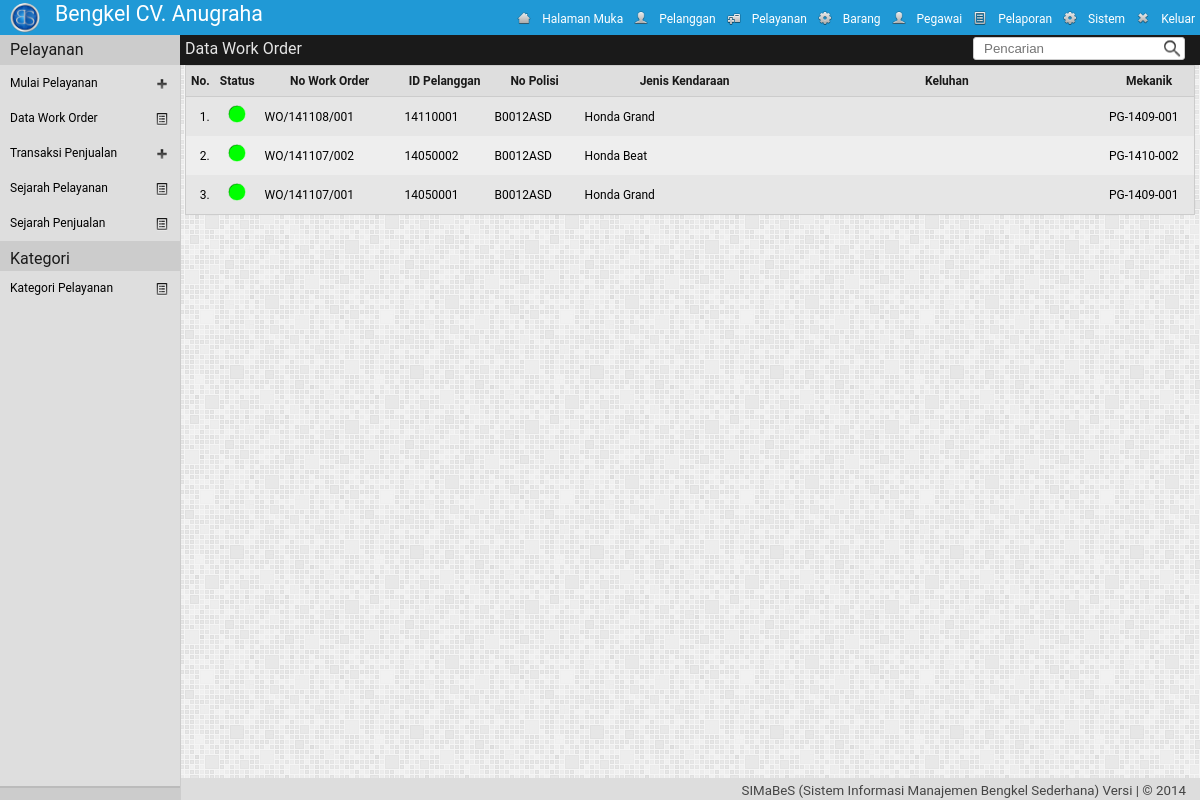
/adm/?mod=pelayanan&h=wo (signed in), run on the app's committed database.
### tables this page shows
CREATE TABLE IF NOT EXISTS `pengaturan` (
`id` int(1) NOT NULL,
  `nm_bengkel` varchar(30) NOT NULL,
  `telp1` varchar(30) NOT NULL,
  `telp2` varchar(30) NOT NULL,
  `almt_bengkel` text NOT NULL,
  `logo_bengkel` text NOT NULL,
  `tentang_bengkel` text NOT NULL
);

CREATE TABLE IF NOT EXISTS `akses_pengguna` (
  `kel_id` int(2) NOT NULL,
  `id_menu` int(2) NOT NULL,
  `r` enum('0','1') NOT NULL
);

CREATE TABLE IF NOT EXISTS `menu` (
  `id_menu` int(2) NOT NULL,
  `nm_menu` varchar(20) NOT NULL,
  `class` varchar(10) NOT NULL,
  `links` text NOT NULL,
  `icon` text NOT NULL,
  `value` text NOT NULL
);

CREATE TABLE IF NOT EXISTS `ply_wo` (
  `no_wo` varchar(25) NOT NULL,
  `id_plg` int(8) NOT NULL,
  `tgl_wo` date NOT NULL,
  `no_polisi` varchar(15) NOT NULL,
  `no_mesin` varchar(20) NOT NULL,
  `jns_kendaraan` varchar(50) NOT NULL,
  `km_terakhir` varchar(12) NOT NULL,
  `keluhan` text NOT NULL,
  `saran` text NOT NULL,
  `id_peg` varchar(11) NOT NULL,
  `status` enum('0','1','2','3') NOT NULL,
  `wkt_ubah` datetime NOT NULL
);

### adm/pelayanan/class.php (called while the page is built, shortened)
<?php
class pelayanan{
	function tampil_wo(){
		if($_SESSION['kel_id'] == 5){$qry = "SELECT * FROM ply_wo  WHERE status='0' OR status='1' ORDER BY no_wo DESC";}
		elseif($_SESSION['kel_id'] == 3){$qry = "SELECT * FROM ply_wo  WHERE status='2' OR status='3' ORDER BY no_wo DESC";}
		elseif(!empty($_GET['cari'])){$cari = $_GET['cari'];$qry = "SELECT * FROM ply_wo WHERE no_wo='".$cari."' OR id_plg='".$cari."'	OR no_polisi='".$cari."' OR id_peg='".$cari."' ORDER BY no_wo DESC";}
		else{$qry = "SELECT * FROM ply_wo ORDER BY no_wo DESC";}
		$run = mysql_query($qry) or die (mysql_error());
		if(mysql_num_rows($run)>0){
		while($row = mysql_fetch_array($run))
			$data[] = $row;
			return $data;
		}
	}
}
?>

### adm/pelayanan/data_wo.php (the view, shortened to what this page needs)
<?php
$lokasi="Data Work Order";
$ply = new pelayanan();
$tampil = $ply->tampil_wo();
$jml = count($tampil);
	echo '
	<div class="konten">
	<div class="lokasi"><label>'.$lokasi.'</label>
		<div class="kanan2">
		<form action="" method="get" name="fpencarian" id="fpencarian">
		<input name="mod" value="pelayanan"  type="hidden" >
		<input name="h" value="wo"  type="hidden" >
		<input name="cari" value="';if(!empty($_GET['cari'])){echo $_GET['cari'];} echo'" id="cari" size="20" maxlength="50" class="text-pencarian" type="text"  placeholder="Pencarian" title=" No. WO | ID Pelanggan | No. Polisi | ID Pegawai" >
		</form>
		</div>
	</div>
	<form class="form1" method="POST" action="" enctype="multipart/form-data"  name="wo" >
	<table class="table" cellpadding="5" cellspacing="0" border="0">
	<tr><th width="10px">No.</th><th width="20px">Status</th><th width="130px">No Work Order</th><th width="80px">ID Pelanggan</th><th width="80px">No Polisi</th><th width="200px">Jenis Kendaraan</th><th>Keluhan</th><th width="80px">Mekanik</th></tr>';
	$no=0;
	if($jml >0){
	foreach($tampil as $data){
		$kolom= ($no%2 == 1)? "kolom-ganjil" : "kolom-genap";
		$no++;
		if($data['status'] == 0 ) $img = "0.png";
		elseif($data['status'] == 1) $img = "1.png";
		elseif ($data['status'] == 2) $img = "2.png";
		else $img = "3.png";
	echo'
	<tr class="'.$kolom.'">
		<td align="right">'.$no.'.</td>
		<td align="center"><a href="?mod='.$_GET['mod'].'&h=transaksi&id='.$data['status'].'&no_wo='.$data['no_wo'].'"><img src="../img/'.$img.'" height="24px" width="24px"></a></td>
		<td>'.$data['no_wo'].'</td><td>'.$data['id_plg'].'</td><td>'.$data['no_polisi'].'</td><td>'.$data['jns_kendaraan'].'</td><td>'.$data['keluhan'].'</td><td>'.$data['id_peg'].'</td>
	</tr>';
	}
}
elseif(count($tampil)==0  && !empty($_GET['cari'])){
	echo "<script type='text/javascript'> toastr.warning('Pencarian [".$_GET['cari']."] tidak ditemukan ! <button class=\'perbaharui\' onclick=\' history.back()\'>OK</button>', 'SIMaBeS');</script>";
	echo "<tr><td colspan='8'>-- Pencarian [".$_GET['cari']."] tidak ditemukan --</td></tr>";
}
else{
	echo "<script type='text/javascript'>toastr.warning('".$lokasi." kosong!', 'SIMaBeS');</script>";
	echo "<tr><td colspan='8'>-- Data Kosong --</td></tr>";
}
echo '</table></form></div>';
?>

### adm/header.php
<?php
	$qpeng=mysql_query("SELECT * FROM pengaturan  LIMIT 1");
	$dpeng=mysql_fetch_object($qpeng);
	$qmenu="select id_menu  from akses_pengguna where  kel_id='".$_SESSION['kel_id']."' AND r='1' ";
	$dmenu=mysql_query($qmenu) or die (mysql_error());
echo'
<!DOCTYPE html PUBLIC "-//W3C//DTD XHTML 1.0 Strict//EN"
	"http://www.w3.org/TR/xhtml1/DTD/xhtml1-strict.dtd">
<html xmlns="http://www.w3.org/1999/xhtml" xml:lang="en" lang="en">
<head>
<title>'.$aplikasi." | ".strtoupper($_GET['mod']).' | Daily Build</title>
		<link rel="shortcut icon" href="../img/icon.ico" />
		<link rel="stylesheet" type="text/css" href="../styler/header.css">
		<link rel="stylesheet" type="text/css" href="../styler/style.css">
		<link rel="stylesheet" type="text/css" href="../styler/jquery-ui.css">
		<link rel="stylesheet" type="text/css" href="../styler/jquery-ui.theme.css">
		<script type="text/javascript" src="../styler/jquery-1.9.1.js"></script>
		<script type="text/javascript" src="../styler/jquery-ui.js"></script>
		<link rel="stylesheet" type="text/css" href="../styler/toastr.css">
		<script type="text/javascript" src="../styler/toastr.js"></script>
		<script type="text/javascript" src="../styler/toastr_option.js"></script>
		<script type="text/javascript" src="../styler/iframe.js"></script>
		<script type="text/javascript" src="../styler/check-uncheck.js"></script>
		<script src="../styler/tab.js" type="text/javascript"></script>
		<link href="../styler/tab.css" rel="stylesheet" type="text/css" />
</head>
<body >
<div class="header" >
	<div class="kiri">
		<a href="../index.php" target="_blank">
		<div class="logo"><img src="'.$dpeng->logo_bengkel.'"></div>
		<div class="namabengkel" >'.$dpeng->nm_bengkel.'</div></a>
	</div>
	<div class="kanan">
		<ul class="header-nav">';
			while ($dpengku2=mysql_fetch_object($dmenu)){
				$myquery="select *  from menu where id_menu='".$dpengku2->id_menu."'";
				$isi=mysql_query($myquery) or die (mysql_error());
				$dpengku=mysql_fetch_object($isi);
				echo "<a href='$dpengku->links' title='$dpengku->nm_menu' ><li class='$dpengku->class'><img class='img' src='$dpengku->icon'>$dpengku->nm_menu</li></a>";
			}
		echo'
		</ul>
	</div>
</div>
';
?>

### styler/header.css (style rules this page uses)
.header { top: 0px; width: 100%; height: 35px; padding: 0px; margin: 0px; color: #ffffff; background: #2099D6; position: fixed; z-index:1000; }
.kiri { float:left; width:auto; vertical-align:middle; }
.logo { float: left; margin: 3px 10px 5px 10px; padding: 0; vertical-align: middle; }
.logo img { width: 30px; height: 30x; border-radius: 20px; }
.namabengkel { float: left; margin: auto; padding: 5px; text-align: left; font-size: 16pt; color:#ffffff; }
.kanan { height:34px; width:auto; float:right; right: 0px; display: inline; }
.header-nav { list-style: none; margin: 0px; padding: 0px; }
.header-nav li { color:#fff; line-height: 18px; text-indent: 0px; }
.header-nav li img { float: left; margin: 0px 10px 0px 0px ; height: 16px; width: 16px; }
.menu, .keluar { padding :10px 5px 7px 5px ; margin:0; float: left; text-align: center; vertical-align: top; }

### styler/style.css (style rules this page uses)
a { text-decoration: none; }
a:link,a:visited { color: #000000; }
body { font-family: Roboto,Open Sans,Sans, Sans Serif, Calibri, Arial; font-size: 12px; margin: 0px; padding: 0px; background: url('../img/bg.png') repeat; line-height: 1.5em; color: #444; height:100%; }
.konten { width: auto; height: auto; margin: 0 0 50px 180px; padding: 30px 5px 0px 5px; vertical-align:middle; font-size: 12px; color:#000; }
table { width: 100%; height: auto; margin: 0px 0px 10px 0px; border:1px solid #ccc; }
.form1 { float:left; margin-bottom:10px; width:100%; }
label { margin-left:10px; font-size: 12px; }
th { color: #1a1a1a; background: #dedede; border-bottom: solid 1px #ccc; height:20px; padding:5px; margin:0px; font-size: 12px; }
td { min-height:30px; }
.kolom-ganjil { background:#EEEEEE; }
.kolom-genap { background:#E6E6E6; }
table { background:#eee; }
.text-pencarian { border: 1px solid #ccc; border-radius: 3px; background: url(../img/pencarian.png) no-repeat right ; background-color:#fff; color: #000000; margin:0px; padding: 3px 23px 3px 10px; vertical-align:middle; }
.lokasi { top:35px; left:180px; margin:0px 0px 5px 0px; padding:5px; height:20px; vertical-align:middle; color:#E5E5E5; position:fixed; width:100%; float:right; z-index:999; background: #1A1A1A; }
.lokasi > label { font-size:12pt; margin:0px; }
.kanan2 { width:auto; float:right; top:2px; right: 205px; position: absolute; vertical-align:middle; }

### data on the page
pengaturan: logo_bengkel (picture), nm_bengkel "Bengkel CV. Anugraha"
akses_pengguna: id_menu.icon (picture), id_menu.nm_menu "Halaman Muka"
akses_pengguna: id_menu.icon (picture), id_menu.nm_menu "Pelanggan"
akses_pengguna: id_menu.icon (picture), id_menu.nm_menu "Pelayanan"
akses_pengguna: id_menu.icon (picture), id_menu.nm_menu "Barang"
akses_pengguna: id_menu.icon (picture), id_menu.nm_menu "Pegawai"
akses_pengguna: id_menu.icon (picture), id_menu.nm_menu "Pelaporan"
akses_pengguna: id_menu.icon (picture), id_menu.nm_menu "Sistem"
akses_pengguna: id_menu.icon (picture), id_menu.nm_menu "Keluar"
ply_wo: no_wo "WO/141108/001", id_plg "14110001", no_polisi "B0012ASD", jns_kendaraan "Honda Grand", id_peg "PG-1409-001"
ply_wo: no_wo "WO/141107/002", id_plg "14050002", no_polisi "B0012ASD", jns_kendaraan "Honda Beat", id_peg "PG-1410-002"
ply_wo: no_wo "WO/141107/001", id_plg "14050001", no_polisi "B0012ASD", jns_kendaraan "Honda Grand", id_peg "PG-1409-001"

### other printed values
$lokasi "Data Work Order"
